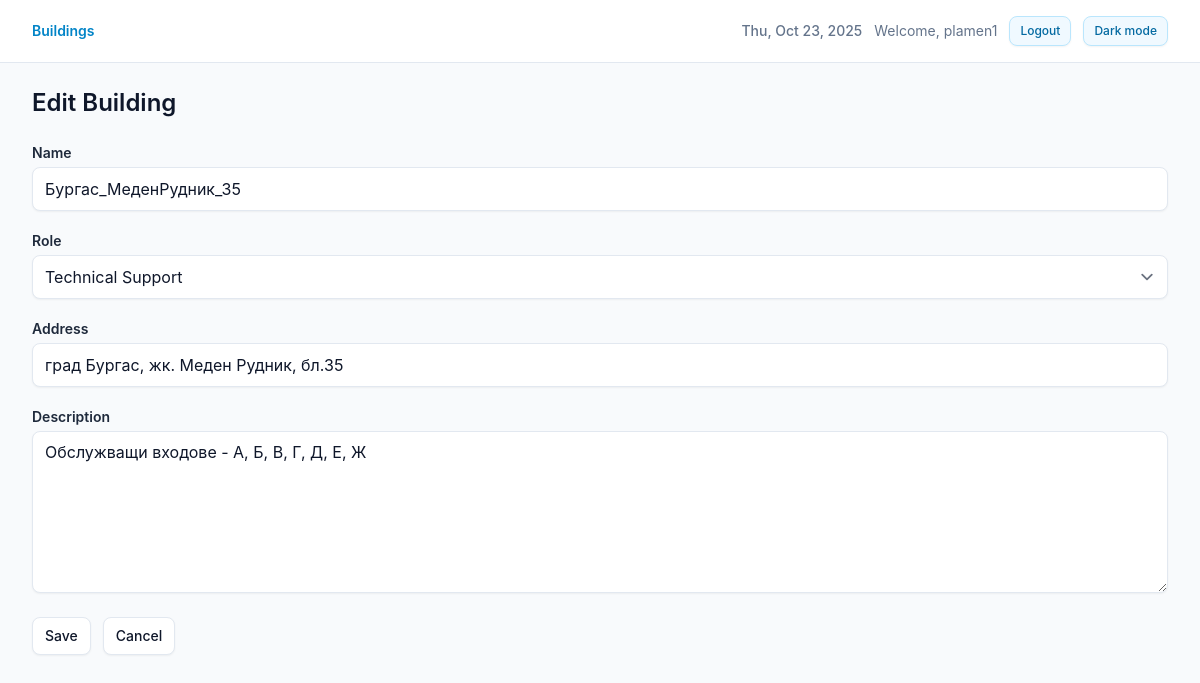
/buildings/2/edit/ (signed in), run on an earlier commit of the app's database.
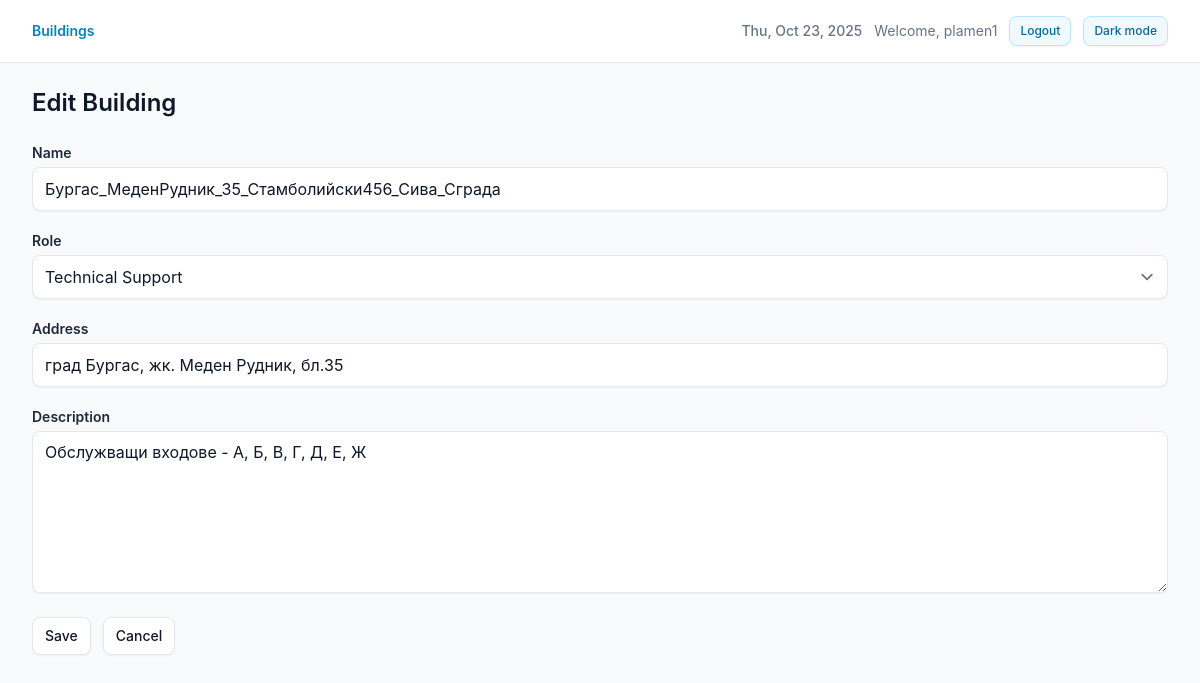
And on a later commit of the database.
### core/models.py (models this page shows, shortened)
class TimeStampedModel(models.Model):
    created_at = models.DateTimeField(auto_now_add=True, db_index=True)
    updated_at = models.DateTimeField(auto_now=True)
    class Meta:
        abstract = True

class Building(TimeStampedModel):
    class Role(models.TextChoices):
        TECH_SUPPORT = "TECH_SUPPORT", "Technical Support"
        PROPERTY_MANAGER = "PROPERTY_MANAGER", "Property Manager"
        EXTERNAL_CONTRACTOR = "EXTERNAL_CONTRACTOR", "External Contractor"
    owner = models.ForeignKey(
        settings.AUTH_USER_MODEL,
        on_delete=models.CASCADE,
        related_name="buildings",
    )
    name = models.CharField(max_length=255, db_index=True)
    address = models.CharField(max_length=512, blank=True)
    description = models.TextField(blank=True)
    role = models.CharField(
        max_length=32,
        choices=Role.choices,
        default=Role.TECH_SUPPORT,
    )
    objects = BuildingQuerySet.as_manager()
    class Meta:
        ordering = ["name", "id"]

### core/views.py (the view, shortened to what this page needs)
# urls.py: path("buildings/<int:pk>/edit/", views.BuildingUpdateView.as_view(), name="building_update"),
class BuildingUpdateView(LoginRequiredMixin, UserPassesTestMixin, UpdateView):
    model = Building
    form_class = BuildingForm
    template_name = "core/building_form.html"
    def get_form_kwargs(self):
        kwargs = super().get_form_kwargs()
        kwargs["user"] = self.request.user
        return kwargs
    def test_func(self):
        building = self.get_object()
        return _user_can_access_building(self.request.user, building)

### core/forms.py (shortened to what this page needs)
class BuildingForm(forms.ModelForm):
    class Meta:
        model = Building
        fields = ["name", "role", "address", "description", "owner"]  # 'owner' shown only to staff
        widgets = {
            "description": forms.Textarea(attrs={"rows": 6}),
        }
    def __init__(self, *args, user=None, **kwargs):
        super().__init__(*args, **kwargs)
        self._user = user
        if user and user.is_staff:
            self.fields["owner"].queryset = User.objects.order_by("username")
        else:
            self.fields.pop("owner", None)

### core/context_processors.py (called while the page is built)
def theme(request):
    return {
        "theme": request.session.get("theme", "light"),
    }

### core/views.py (called while the page is built)
def _user_can_access_building(user, building: Building) -> bool:
    return user.is_staff or building.owner_id == user.id

### templates/core/building_form.html (shortened to what this page needs)
{% extends "base.html" %}
{% block content %}
  {% with page_title=form.instance.pk|yesno:"Edit Building,New Building" %}
    {% include "core/_form_layout.html" with form=form title=page_title subtitle="" cancel_url=cancel_url %}
  {% endwith %}
{% endblock %}

### templates/core/_form_layout.html (shortened to what this page needs)
<section class="space-y-6">
  <header class="space-y-1">
    <h1 class="text-2xl font-semibold text-brand-foreground dark:text-white">{{ title }}</h1>
  </header>
  <form method="post" novalidate class="space-y-6">
    <div class="grid gap-5">
      {% for field in form.visible_fields %}
        {% if field.field.widget.input_type == 'checkbox' %}
          <div class="space-y-1">
            <label class="inline-flex items-center gap-2 text-sm font-medium text-slate-700 dark:text-slate-200">
              {{ field }}
              <span>{{ field.label }}</span>
            </label>
            {% if field.help_text %}<div class="help">{{ field.help_text|safe }}</div>{% endif %}
            {% if field.errors %}
              <div class="errors">{% for e in field.errors %}<div>{{ e }}</div>{% endfor %}</div>
            {% endif %}
          </div>
        {% else %}
          <div class="space-y-1">
            <label for="{{ field.id_for_label }}">{{ field.label }}</label>
            {{ field }}
          </div>
        {% endif %}
      {% endfor %}
    </div>
    <div class="flex flex-wrap gap-3">
      <button class="btn" type="submit">Save</button>
      <a class="btn" href="{{ cancel_url|default:'javascript:history.back()' }}">Cancel</a>
    </div>
  </form>
</section>

What changed in the data, as far as the page shows it:
changed Building "Technical Support": name "Бургас_МеденРудник_35" → "Бургас_МеденРудник_35_Стамболийски456_Сива_Сграда"
